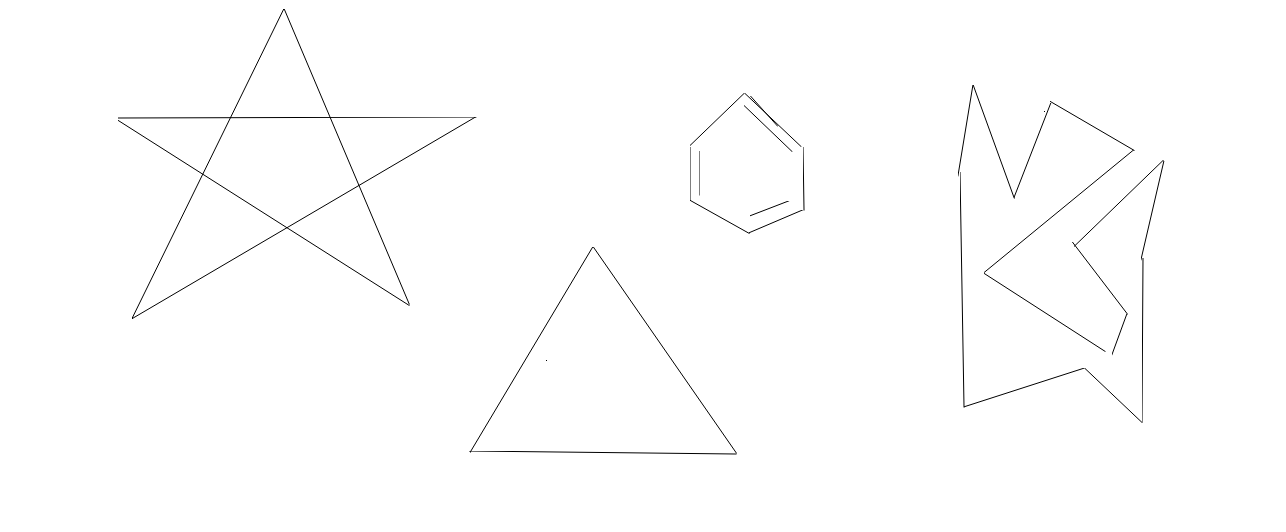
#> input picture Learn/Opencv-python/test_corners.png, 1286 x 532 px, found by its file name
$ python detect_corners.py
#> lines starting #> are read from the running program, lines starting #| are printed output that depends on the picture; after the words box and inside, x2 and y2 are one past the last pixel; in counts of white or black regions, pixels touching at a corner belong together
import numpy as np
import cv2

# Read the image
img = cv2.imread('/home/tejas/Programs/Python/Learn/Opencv-python/test_corners.png')
#> img is the input picture: shape (532, 1286, 3); min 0, max 255, mean 253.4

# Convert to grayscale
gray = cv2.cvtColor(img, cv2.COLOR_BGR2GRAY)

# Detect corners
corners = cv2.goodFeaturesToTrack(gray, 27, 0.01, 10)
#> corners = 27 rows, first 8: [973, 85], [132, 318], [328, 115], [284, 9], [228, 119], [1132, 150], [359, 184], [964, 406]

if corners is not None:
    corners = np.int0(corners)
    for i in corners:
        x, y = i.ravel()
        cv2.circle(img, (x, y), 3, (255, 0, 0), -1)  # Blue circles for corners
#> this loop made 27 passes
#> (x, y) on passes 1 to 12: (973, 85), (132, 318), (328, 115), (284, 9), (228, 119), (1132, 150), (359, 184), (964, 406), (202, 173), (470, 451), (1014, 198), (1075, 244)
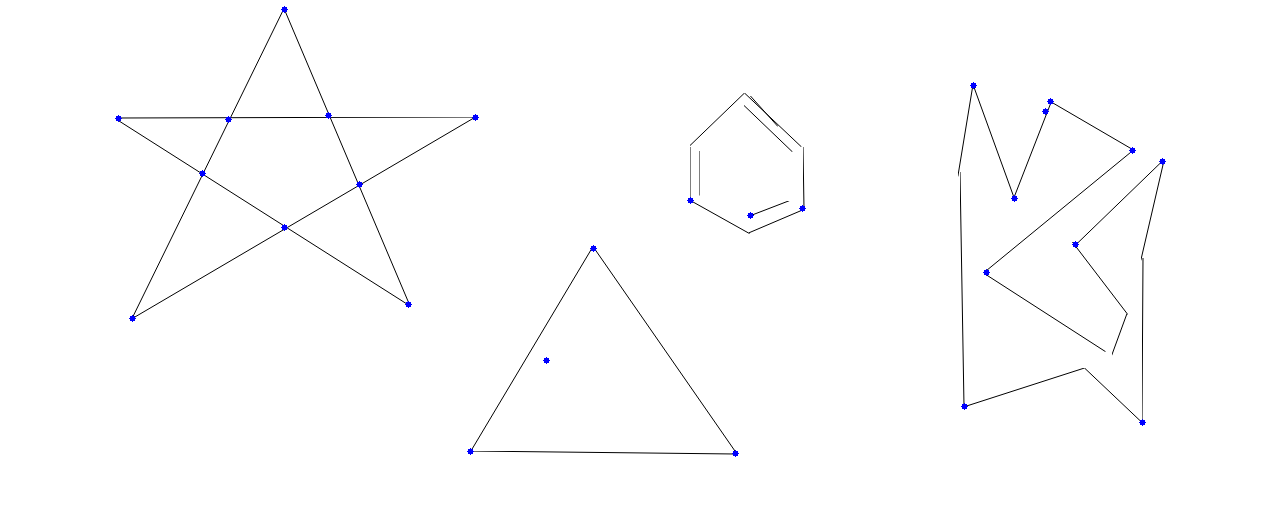
#> img: shape (532, 1286, 3); 0.11% of pixels changed, all inside (x1, y1, x2, y2) = (115, 6, 1166, 457)
else:
    cv2.putText(img, "No corners found", (50, 120), cv2.FONT_HERSHEY_SIMPLEX, 1, (255, 255, 255), 2)

# Show the image
cv2.imshow("Corners", img)
cv2.waitKey(0)
cv2.destroyAllWindows()

$ run again, with Learn/Opencv-python/Mediapipe_Hand_landmark_model.png copied over Learn/Opencv-python/test_corners.png
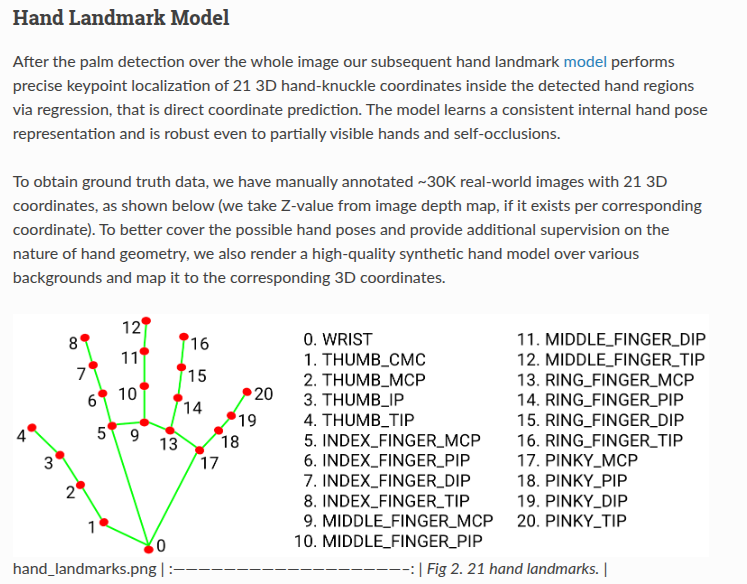
#> input picture Learn/Opencv-python/Mediapipe_Hand_landmark_model.png, 747 x 584 px, found by its file name
#> img is the input picture: shape (584, 747, 3); mean B, G, R 235.9, 236.5, 236.5
#> corners = 27 rows, first 8: [557, 333], [562, 454], [603, 454], [334, 515], [547, 333], [615, 425], [334, 535], [414, 546]
#> the loop `for i in corners:` made 27 passes
#> after the loop `for i in corners:`:
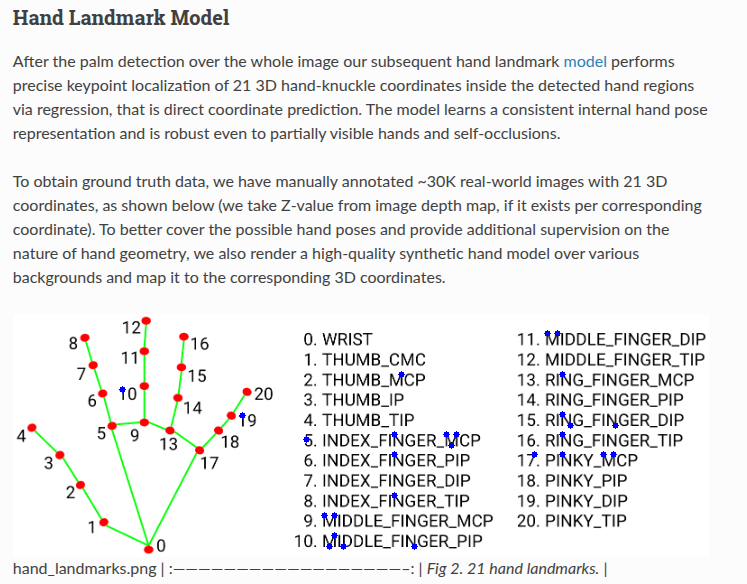
#> img: shape (584, 747, 3); 0.18% of pixels changed, all inside (x1, y1, x2, y2) = (119, 330, 619, 550)
